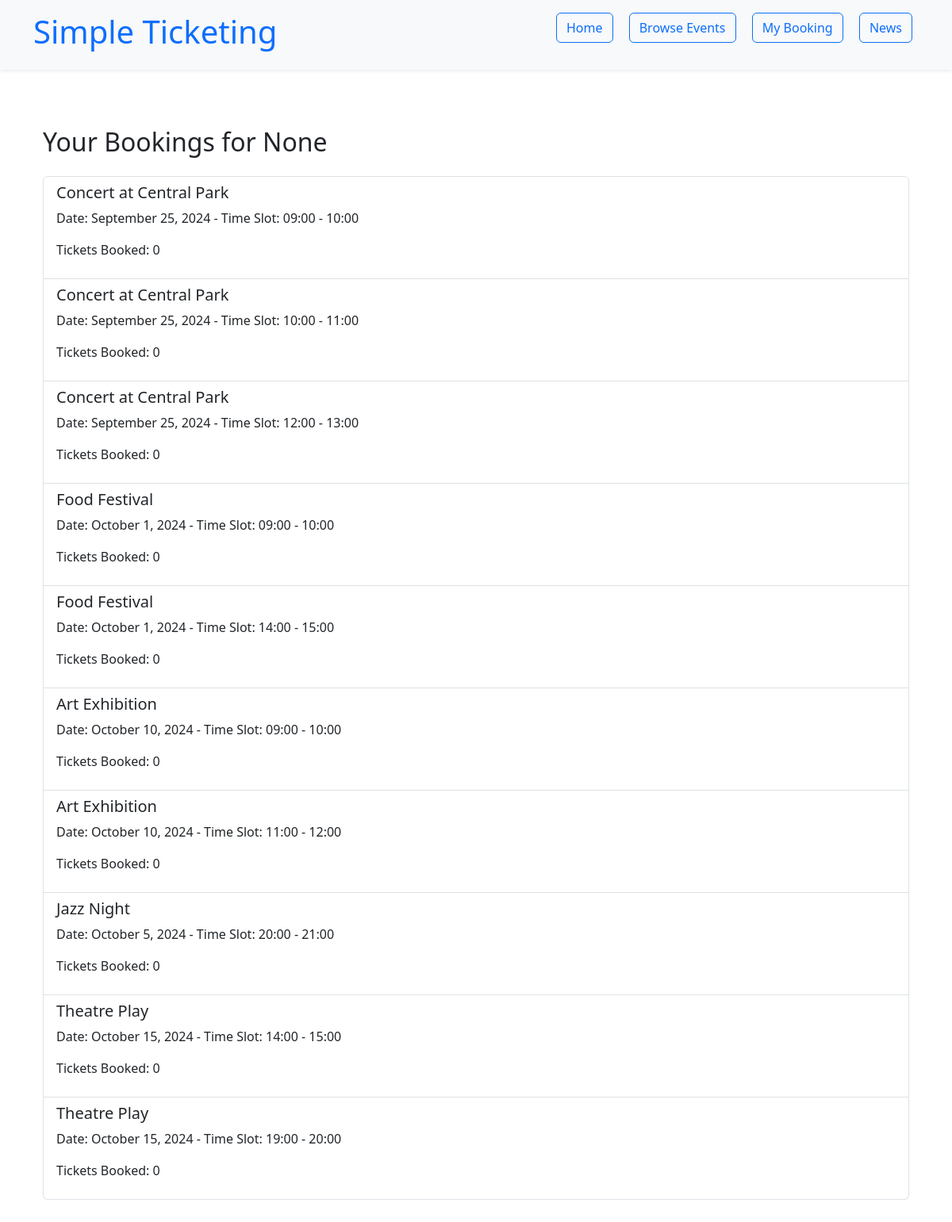
/my-booking-check, run on an earlier commit of the app's database.
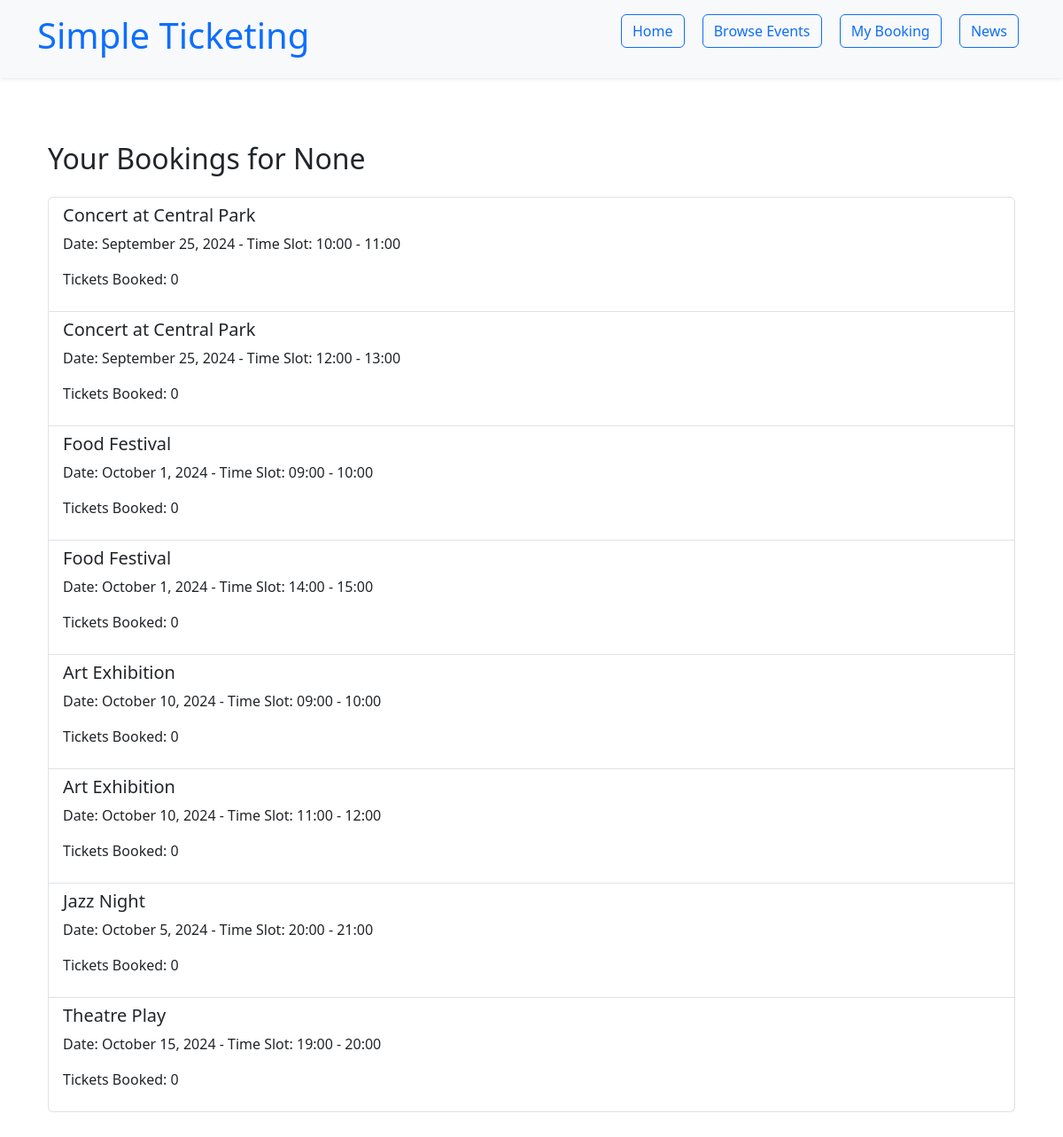
And on a later commit of the database.
### project/objects.py (models this page shows)
class Ticketing(db.Model):
    id = db.Column(db.Integer, primary_key=True)
    event_id = db.Column(db.Integer, db.ForeignKey('event.id'), nullable=False)
    date = db.Column(db.String(50), nullable=False)
    time_slot = db.Column(db.String(20), nullable=False)
    available_tickets = db.Column(db.Integer, nullable=False)
    booked_quantity = db.Column(db.Integer, nullable=True, default=0)
    email = db.Column(db.String(100), nullable=True)

class Event(db.Model):
    id = db.Column(db.Integer, primary_key=True)
    title = db.Column(db.String(100), nullable=False)
    description = db.Column(db.Text, nullable=False)
    date = db.Column(db.String(50), nullable=False)
    image = db.Column(db.String(200))
    additional_info = db.Column(db.Text, nullable=True)
    ticketings = db.relationship('Ticketing', backref='event', lazy=True)
    updates = db.relationship('EventUpdate', backref='event', lazy=True)

### project/app.py (the view)
@app.route('/my-booking-check', methods=['GET'])
def my_booking_check():
    email = request.args.get('email')
    bookings = Ticketing.query.filter_by(email=email).all()
    if bookings:
        return render_template('my_booking_tickets.html', bookings=bookings, email=email)
    else:
        return redirect(url_for('my_booking'))

### project/templates/my_booking_tickets.html (shortened to what this page needs)
{% extends 'layout.html' %}
{% block content %}
<div class="container my-5">
  <h2 class="mb-4">Your Bookings for {{ email }}</h2>
  <ul class="list-group">
    {% for booking in bookings %}
    <li class="list-group-item">
      <h5>{{ booking.event.title }}</h5>
      <p>Date: {{ booking.date }} - Time Slot: {{ booking.time_slot }}</p>
      <p>Tickets Booked: {{ booking.booked_quantity }}</p>
    </li>
    {% endfor %}
  </ul>
</div>
{% endblock %}

### project/templates/layout.html (shortened to what this page needs)
<!DOCTYPE html>
<html lang="en">
<head>
  <link href="https://cdn.jsdelivr.net/npm/bootstrap@5.3.3/dist/css/bootstrap.min.css" rel="stylesheet">
</head>
<body>
  <header class="bg-light shadow-sm mb-4">
    <div class="container d-flex justify-content-between py-3">
      <a href="{{ url_for('app.index') }}" class="text-decoration-none">
        <h1 class="text-primary">Simple Ticketing</h1>
      </a>
      <nav>
        <a href="{{ url_for('app.index') }}" class="btn btn-outline-primary mx-2">Home</a>
        <a href="{{ url_for('app.browse_events') }}" class="btn btn-outline-primary mx-2">Browse Events</a>
        <a href="{{ url_for('app.my_booking') }}" class="btn btn-outline-primary mx-2">My Booking</a>
        <a href="{{ url_for('app.news') }}" class="btn btn-outline-primary mx-2">News</a>
      </nav>
    </div>
  </header>
  <main class="container">
    {% block content %}
    {% endblock %}
  </main>
</body>
</html>

### project/templates/layout.html (style rules this page uses)
html, body { height: 100%; margin: 0; }
body { display: flex; flex-direction: column; }
main { flex: 1; }

What changed in the data, as far as the page shows it:
no longer on this page (row edited): Ticketing: event "Concert at Central Park", date "September 25, 2024", time_slot "09:00 - 10:00", booked_quantity "0"
no longer on this page (row edited): Ticketing: event "Theatre Play", date "October 15, 2024", time_slot "14:00 - 15:00", booked_quantity "0"
